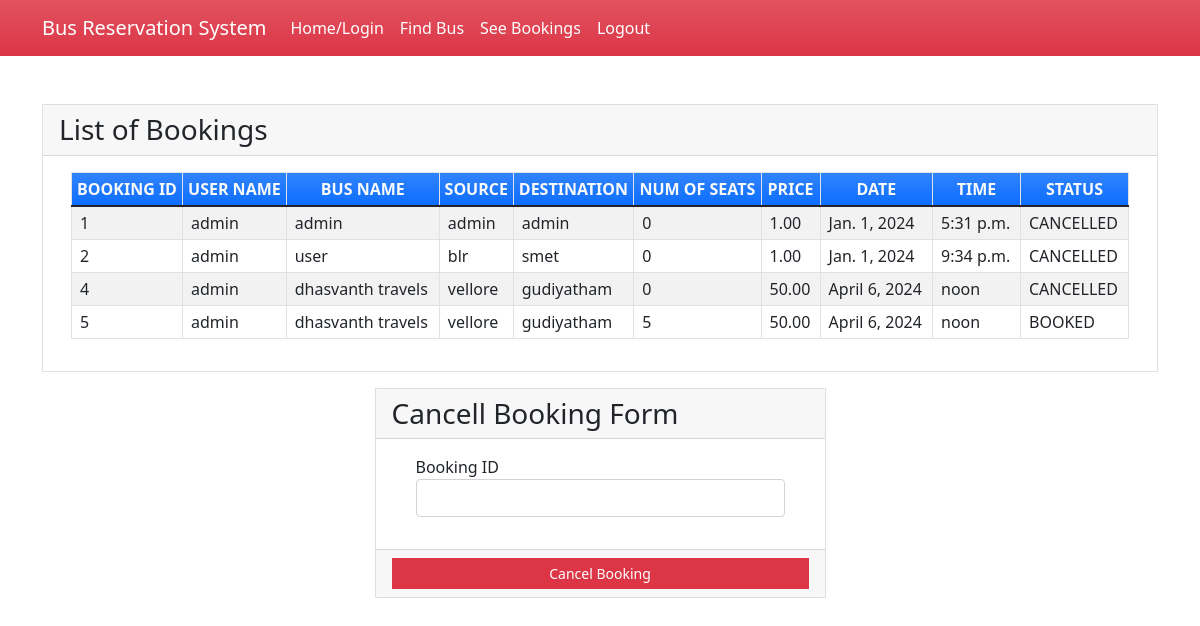
/seebookings (signed in), run on the app's committed database.
### myapp/models.py (models this page shows, shortened)
class Book(models.Model):
    BOOKED = 'B'
    CANCELLED = 'C'
    TICKET_STATUSES = ((BOOKED, 'Booked'),
                       (CANCELLED, 'Cancelled'),)
    email = models.EmailField()
    name = models.CharField(max_length=30)
    userid =models.DecimalField(decimal_places=0, max_digits=2)
    busid=models.DecimalField(decimal_places=0, max_digits=2)
    bus_name = models.CharField(max_length=30)
    source = models.CharField(max_length=30)
    dest = models.CharField(max_length=30)
    nos = models.DecimalField(decimal_places=0, max_digits=2)
    price = models.DecimalField(decimal_places=2, max_digits=6)
    date = models.DateField()
    time = models.TimeField()
    status = models.CharField(choices=TICKET_STATUSES, default=BOOKED, max_length=2)
    class Meta:
        verbose_name_plural = "List of Books"

### myapp/views.py (the view)
# urls.py: path('seebookings', views.seebookings, name="seebookings"),
@login_required(login_url='signin')
def seebookings(request,new={}):
    context = {}
    id_r = request.user.id
    book_list = Book.objects.filter(userid=id_r)
    if book_list:
        return render(request, 'myapp/booklist.html', locals())
    else:
        context["error"] = "Sorry no buses booked"
        return render(request, 'myapp/findbus.html', context)

### myapp/templates/myapp/booklist.html (shortened to what this page needs)
{% extends 'myapp/base.html' %} {% block content %}
<div class="container my-5">
    <div class="card rounded-0">
        <div class="card-header">
            <div class="card-title h3 mb-0">List of Bookings</div>
        </div>
        <div class="card-body">
            <div class="container-fluid">
                <table class="table table-bordered table-striped">
                    <thead>
                        <tr class="bg-gradient bg-primary text-light">
                            <th class="p-1 text-center">BOOKING ID</th>
                            <th class="p-1 text-center">USER NAME</th>
                            <th class="p-1 text-center">BUS NAME</th>
                            <th class="p-1 text-center">SOURCE</th>
                            <th class="p-1 text-center">DESTINATION</th>
                            <th class="p-1 text-center">NUM OF SEATS</th>
                            <th class="p-1 text-center">PRICE</th>
                            <th class="p-1 text-center">DATE</th>
                            <th class="p-1 text-center">TIME</th>
                            <th class="p-1 text-center">STATUS</th>
                        </tr>
                    </thead>
                    {% for row in book_list %}
                    <tr>
                        <td class="px-2 py-1 align-middle">{{row.id}}</td>
                        <td class="px-2 py-1 align-middle">{{row.name}}</td>
                        <td class="px-2 py-1 align-middle">{{row.bus_name}}</td>
                        <td class="px-2 py-1 align-middle">{{row.source}}</td>
                        <td class="px-2 py-1 align-middle">{{row.dest}}</td>
                        <td class="px-2 py-1 align-middle">{{row.nos}}</td>
                        <td class="px-2 py-1 align-middle">{{row.price}}</td>
                        <td class="px-2 py-1 align-middle">{{row.date}}</td>
                        <td class="px-2 py-1 align-middle">{{row.time}}</td>
                        <td class="px-2 py-1 align-middle">{{row.status}}</td>
                    </tr>
                    {% endfor %}
                </table>
            </div>
        </div>
    </div>
    <div class="row mt-3 justify-content-center">
        <div class="col-lg-5 col-md-7 col-sm-10 col-xs-12">
            <div class="card rounded-0">
                <div class="card-header">
                    <div class="card-title h3 mb-0">Cancell Booking Form</div>
                </div>
                <div class="card-body">
                    <div class="container-fluid">
                        <form action="{% url 'cancellings' %}" method="post" id="cancel-form">
                            <div class="mb-3">
                                <label for="bus_id" class="control-label">Booking ID</label>
                                <input name='bus_id' class="form-control" type="number" id="bus_id">
                            </div>
                        </form>
                    </div>
                </div>
                <div class="card-footer text-center">
                    <button class="btn btn-sm rounded-0 btn-danger w-100" form="cancel-form">Cancel Booking</button>
                </div>
            </div>
        </div>
    </div>
</div>
{% endblock %}

### myapp/templates/myapp/base.html (shortened to what this page needs)
<!doctype html>
<html lang="en">
<head>
    <link rel="stylesheet" href="https://cdn.jsdelivr.net/npm/bootstrap@5.1.3/dist/css/bootstrap.min.css">
</head>
<body>
<nav class="navbar navbar-expand-lg navbar-light bg-gradient bg-danger">
    <div class="container">
            <a class="navbar-brand" href="#" style="color: white;">Bus Reservation System</a>
        <div class="collapse navbar-collapse" id="navbarNavAltMarkup">
            <div class="navbar-nav" >
                <a class="nav-item nav-link active" href="{% url 'home' %}" style="color: white;">Home/Login</a>
                <a class="nav-item nav-link" href="{% url 'findbus' %}" style="color: white;">Find Bus</a>
                <a class="nav-item nav-link" href="{% url 'seebookings' %}" style="color: white;">See Bookings</a>
                {% if request.user.is_active %}
                <a class="nav-item nav-link " href="{% url 'signout' %}" style="color: white;">Logout</a>
                {% else %}
                <a class="nav-item nav-link " href="{% url 'signup' %}" style="color: white;">Registration</a>
                {% endif %}
            </div>
        </div>
    </div>
</nav>
{% block content %}
{% endblock %}
</body>
</html>

### myapp/templates/myapp/base.html (style rules this page uses)
body { background-image: url(https://encrypted-tbn0.gstatic.com/images?q=tbn:ANd9GcSWoa2csp0ishD7l1v-S1x5beSoMrMSc1nbEw&s); background-repeat: no-repeat; background-size: cover; }

### data on the page
Book: id "1", name "admin", bus_name "admin", source "admin", dest "admin", nos "0", price "1.00", date "Jan. 1, 2024", time "5:31 p.m.", status "CANCELLED"
Book: id "2", name "admin", bus_name "user", source "blr", dest "smet", nos "0", price "1.00", date "Jan. 1, 2024", time "9:34 p.m.", status "CANCELLED"
Book: id "4", name "admin", bus_name "dhasvanth travels", source "vellore", dest "gudiyatham", nos "0", price "50.00", date "April 6, 2024", time "noon", status "CANCELLED"
Book: id "5", name "admin", bus_name "dhasvanth travels", source "vellore", dest "gudiyatham", nos "5", price "50.00", date "April 6, 2024", time "noon", status "BOOKED"
